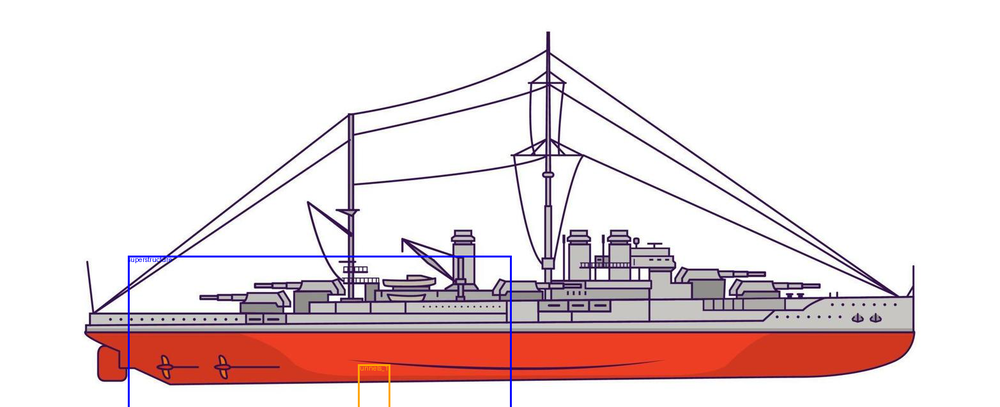
#> input picture ProjectBroadside/BattleshipMaker/output/test_top_view_hull_mask/images/gemini_bboxes_overlay.png, 1000 x 407 px, shrunk from 1565 x 637 before the run
$ python -i test_top_view_hull_mask.py   (imports and definitions only)
#> lines starting #> are read from the running program, lines starting #| are printed output that depends on the picture; after the words box and inside, x2 and y2 are one past the last pixel; in counts of white or black regions, pixels touching at a corner belong together
#> further down, picture is the input picture: PIL image 1000x407 RGB; mean R, G, B 234.1, 218.1, 219.2
import os
import sys
import argparse
from PIL import Image, ImageDraw
import numpy as np
from io import BytesIO
import base64

# Add project root to sys.path for absolute imports
PROJECT_ROOT = os.path.abspath(os.path.join(os.path.dirname(__file__), '..'))
if PROJECT_ROOT not in sys.path:
    sys.path.insert(0, PROJECT_ROOT)

from src.image_processing.loader import load_image_pil
from src.image_processing.splitter import split_image_if_needed
from src.image_processing.vectorizer import generate_hull_silhouette_mask
import src.config as config

# [29 lines left out: functions extract_top_view, try_gemini_hull_mask, mask_is_poor, not called in this run]

def outermost_contour_mask(pil_img):
    import cv2
    arr = np.array(pil_img.convert('L'))
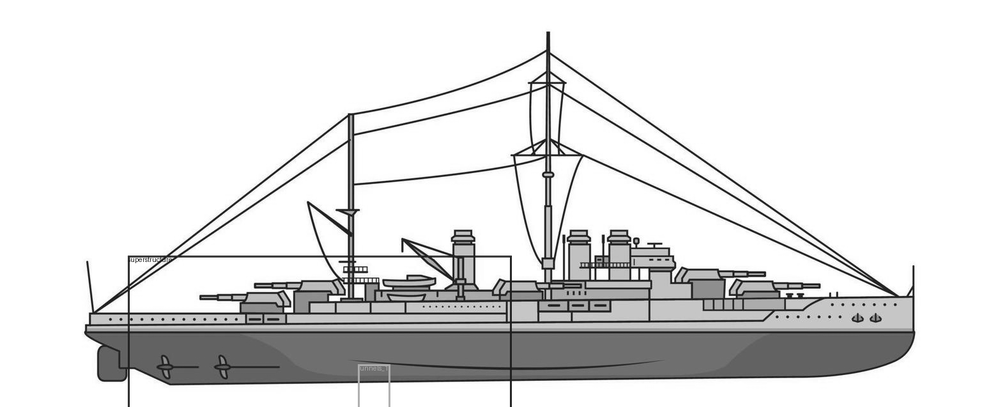
#> arr: shape (407, 1000); min 3, max 255, mean 223
    _, bin_img = cv2.threshold(arr, 128, 255, cv2.THRESH_BINARY)
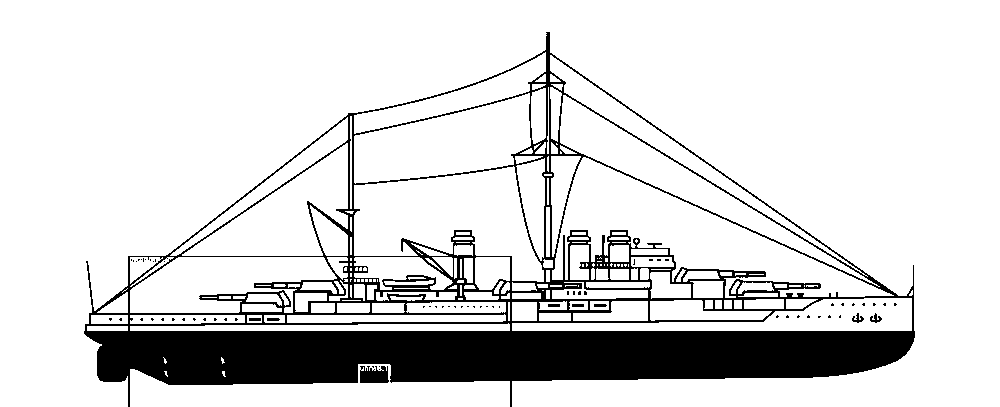
#> bin_img: shape (407, 1000); 85.3% white; 70 black regions (61 under 20 px)
    contours, _ = cv2.findContours(bin_img, cv2.RETR_EXTERNAL, cv2.CHAIN_APPROX_SIMPLE)
#> contours = 194 contours, 76 with area under 20; largest, box (x1, y1, x2, y2) and area: (0, 0, 1000, 407) 220615, (552, 157, 894, 298) 15178, (354, 166, 544, 282) 12886, (354, 93, 531, 184) 9854, (130, 364, 510, 407) 9528
    if not contours:
        return None
    largest = max(contours, key=cv2.contourArea)
#> largest = contour of 596 points, box (x1, y1, x2, y2) (0, 0, 1000, 407), area 220615
    mask = np.zeros_like(arr)
    cv2.drawContours(mask, [largest], -1, 255, thickness=-1)
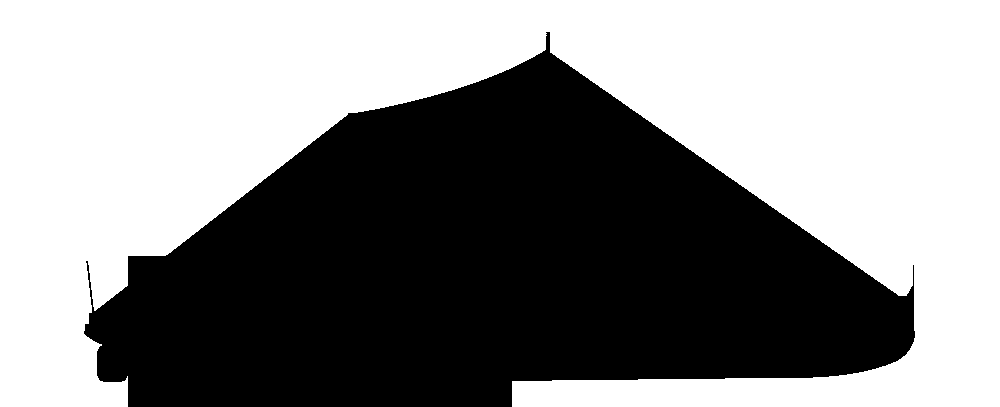
#> mask: shape (407, 1000); 54.7% white; 1 black region, box (x1, y1, x2, y2) and area: (84, 32, 915, 407) 184340
    return Image.fromarray(mask)

# [129 lines left out: functions visualize_mask_on_image, main, not called in this run]

# [2 lines not run here, left out]

>>> from PIL import Image
>>> picture = Image.open('../output/test_top_view_hull_mask/images/gemini_bboxes_overlay.png')
>>> result = outermost_contour_mask(picture)
